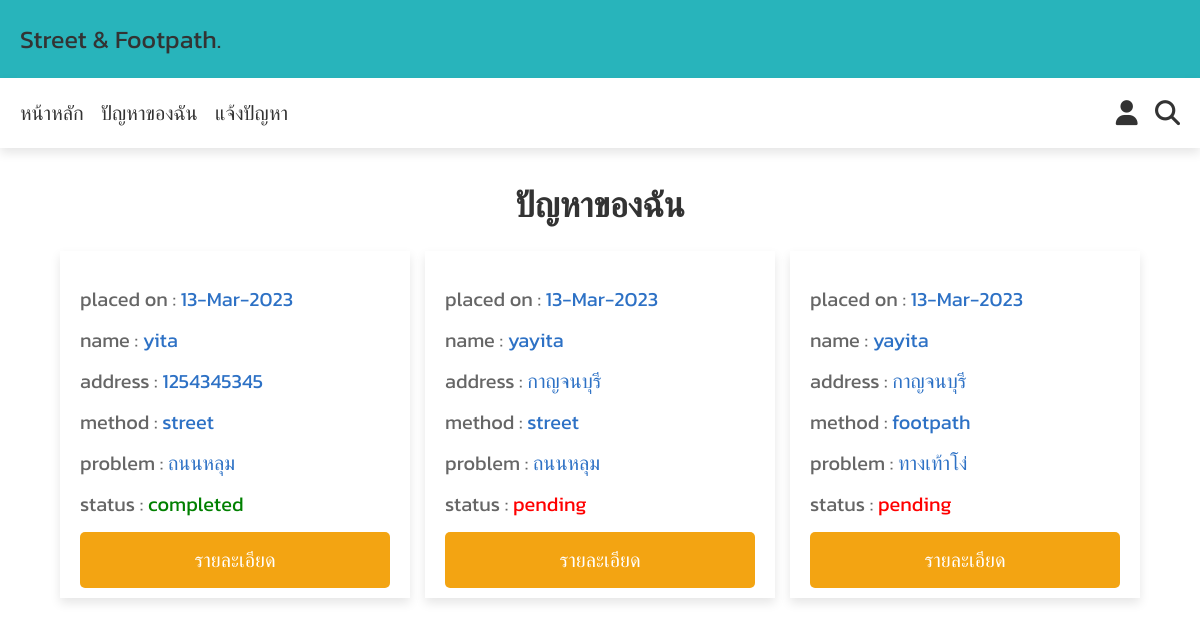
The page /myproblem.php (signed in) on the database its author committed.
### tables this page shows
CREATE TABLE `orders` (
  `id` int(100) NOT NULL,
  `user_id` int(100) NOT NULL,
  `name` varchar(100) NOT NULL,
  `number` varchar(12) NOT NULL,
  `email` varchar(100) NOT NULL,
  `method` varchar(50) NOT NULL,
  `problem` varchar(500) NOT NULL,
  `address` varchar(500) NOT NULL,
  `image` varchar(200) NOT NULL,
  `placed_on` varchar(50) NOT NULL,
  `status` varchar(20) NOT NULL DEFAULT 'pending'
);

### myproblem.php (the view, shortened to what this page needs)
<?php
@include 'config.php';
?>
<!DOCTYPE html>
<html lang="en">
<head>
   <link rel="stylesheet" href="https://cdnjs.cloudflare.com/ajax/libs/font-awesome/6.1.1/css/all.min.css">
   <link rel="stylesheet" href="css/style.css">
</head>
<body>
<?php include 'header.php'; ?>
<section class="placed-orders">
   <h1 class="title">ปัญหาของฉัน</h1>
   <div class="box-container">
   <?php
      $select_orders = $conn->prepare("SELECT * FROM `orders` WHERE user_id = ?");
      $select_orders->execute([$user_id]);
      if($select_orders->rowCount() > 0){
         while($fetch_orders = $select_orders->fetch(PDO::FETCH_ASSOC)){
   ?>
   <div class="box">
      <p> placed on : <span><?= $fetch_orders['placed_on']; ?></span> </p>
      <p> name : <span><?= $fetch_orders['name']; ?></span> </p>
      <p> address : <span><?= $fetch_orders['address']; ?></span> </p>
      <p> method : <span><?= $fetch_orders['method']; ?></span> </p>
      <p> problem : <span><?= $fetch_orders['problem']; ?></span> </p>
      <p> status : <span style="color:<?php if($fetch_orders['status'] == 'pending'){ echo 'red'; }else{ echo 'green'; }; ?>"><?= $fetch_orders['status']; ?></span> </p>
      <a href="view_page.php?pid=<?= $fetch_orders['id']; ?>" class="option-btn">รายละเอียด</a>
   </div>
   <?php
      }
   }else{
      echo '<p class="empty">ยังไม่ได้แจ้งปัญหาใด ๆ</p>';
   }
   ?>
   </div>
</section>
</body>
</html>

### css/style.css (style rules this page uses)
.placed-orders .box-container { display: grid; grid-template-columns: repeat(auto-fit, 35rem); gap:1.5rem; justify-content: center; align-items: flex-start; }
.placed-orders .box-container .box { padding:1rem 2rem; flex:1 1 40rem; background-color: var(--white); box-shadow: var(--box-shadow); }
.placed-orders .box-container .box p { margin:.5rem 0; line-height: 1.8; font-size: 2rem; color:var(--light-color); }
.placed-orders .box-container .box p span { color:var(--green); }

### css/components.css (style rules this page uses)
:root { --green:#2d71c5; --orange:#f3a412; --red:#e74c3c; --black:#333; --light-color:#666; --white:#fff; --light-bg:#f6f6f6; --black-bg:#000000; --border:.2rem solid var(--black); --box-shadow:0 .5rem 1rem rgba(0,0,0,.1); --cyan:#28b4bb; }
* { font-family: 'kanit', sans-serif; margin:0; padding:0; box-sizing: border-box; outline: none; border:none; text-decoration: none; color:var(--black); }
body { background-color: var(--white-bg); padding-bottom: 6.5rem; }
html { font-size: 62.5%; overflow-x: hidden; scroll-behavior: smooth; scroll-padding-top: 6.5rem; }
section { padding:3rem 2rem; max-width: 1200px; margin:0 auto; }
.btn, .delete-btn, .option-btn { display: block; width: 100%; margin-top: 1rem; border-radius: .5rem; color:var(--white); font-size: 2rem; padding:1.3rem 3rem; text-transform: capitalize; cursor: pointer; text-align: center; }
.option-btn { background-color: var(--orange); }
.title { text-align: center; margin-bottom: 2rem; text-transform: uppercase; color:var(--black); font-size: 3.5rem; }

### rows shown on the page
orders: placed_on "13-Mar-2023", name "yita", address "1254345345", method "street", problem "ถนนหลุม", status "completed"
orders: placed_on "13-Mar-2023", name "yayita", address "กาญจนบุรี", method "street", problem "ถนนหลุม", status "pending"
orders: placed_on "13-Mar-2023", name "yayita", address "กาญจนบุรี", method "footpath", problem "ทางเท้าโง่", status "pending"
